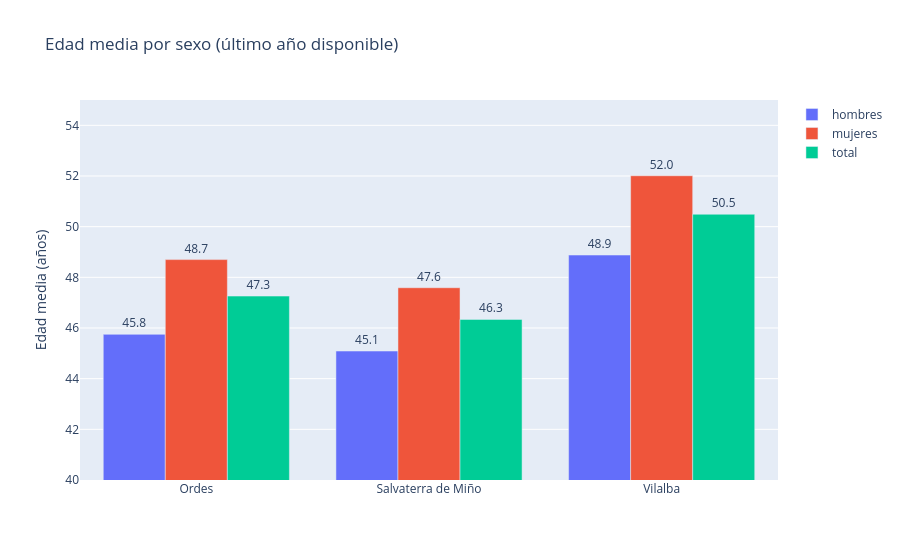

Here is the notebook cell this chart was saved with:
### Code cell
edad_ultima = edad.sort_values("anyo").groupby("concello").tail(1)
edad_largo = edad_ultima.melt(id_vars=["concello", "anyo"], value_vars=["hombres", "mujeres", "total"],
                              var_name="sexo", value_name="edad_media")
fig = px.bar(edad_largo, x="concello", y="edad_media", color="sexo", barmode="group",
             text="edad_media", labels={"concello": "", "edad_media": "Edad media (años)", "sexo": ""},
             title="Edad media por sexo (último año disponible)")
fig.update_traces(texttemplate="%{text:.1f}", textposition="outside")
fig.update_yaxes(range=[40, 55])
fig.show()

### Figure 1 — Plotly figure (JSON) as saved in the notebook; plotly's stock layout.template omitted (floating-point values rounded to 4 significant figures)
{"data": [{"alignmentgroup": "True", "hovertemplate": "=%{x}<br>Edad media (años)=%{text}<extra></extra>", "legendgroup": "hombres", "marker": {"color": "#636efa", "pattern": {"shape": ""}}, "name": "hombres", "offsetgroup": "hombres", "orientation": "v", "showlegend": true, "text": [45.75, 45.09, 48.88], "textposition": "outside", "texttemplate": "%{text:.1f}", "type": "bar", "x": ["Ordes", "Salvaterra de Miño", "Vilalba"], "xaxis": "x", "y": [45.75, 45.09, 48.88], "yaxis": "y"}, {"alignmentgroup": "True", "hovertemplate": "=%{x}<br>Edad media (años)=%{text}<extra></extra>", "legendgroup": "mujeres", "marker": {"color": "#EF553B", "pattern": {"shape": ""}}, "name": "mujeres", "offsetgroup": "mujeres", "orientation": "v", "showlegend": true, "text": [48.7, 47.59, 52.01], "textposition": "outside", "texttemplate": "%{text:.1f}", "type": "bar", "x": ["Ordes", "Salvaterra de Miño", "Vilalba"], "xaxis": "x", "y": [48.7, 47.59, 52.01], "yaxis": "y"}, {"alignmentgroup": "True", "hovertemplate": "=%{x}<br>Edad media (años)=%{text}<extra></extra>", "legendgroup": "total", "marker": {"color": "#00cc96", "pattern": {"shape": ""}}, "name": "total", "offsetgroup": "total", "orientation": "v", "showlegend": true, "text": [47.26, 46.34, 50.49], "textposition": "outside", "texttemplate": "%{text:.1f}", "type": "bar", "x": ["Ordes", "Salvaterra de Miño", "Vilalba"], "xaxis": "x", "y": [47.26, 46.34, 50.49], "yaxis": "y"}], "layout": {"barmode": "group", "legend": {"title": {"text": ""}, "tracegroupgap": 0}, "title": {"text": "Edad media por sexo (último año disponible)"}, "xaxis": {"anchor": "y", "domain": [0, 1], "title": {"text": ""}}, "yaxis": {"anchor": "x", "domain": [0, 1], "range": [40, 55], "title": {"text": "Edad media (años)"}}}}
